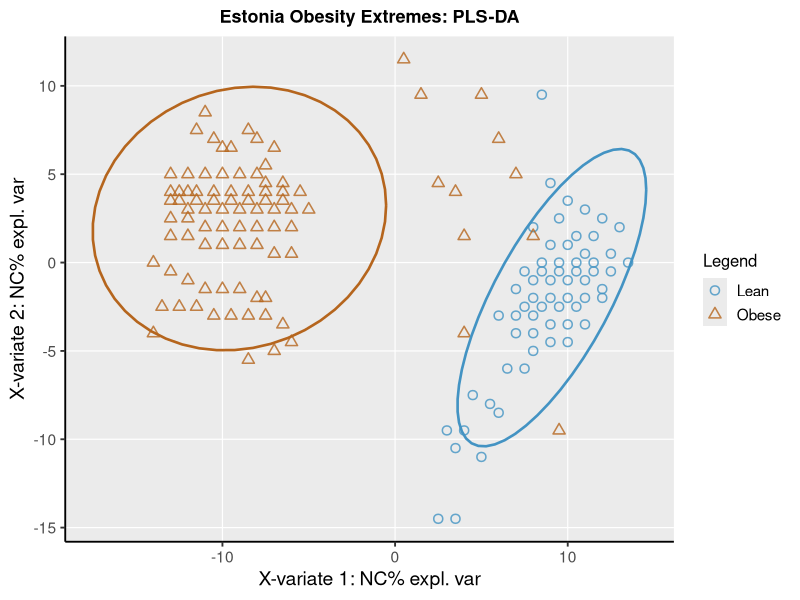

Here is the R script that generated this plot:
library(ggplot2)
library(RColorBrewer)

df = read.csv("data.csv", stringsAsFactors = FALSE)
df$group = factor(df$group, levels = c("Lean", "Obese"))

# Colors matching original: Lean = steel blue, Obese = burnt orange
group_colors = c("Lean" = "#4393C3", "Obese" = "#B5651D")
group_shapes = c("Lean" = 1, "Obese" = 2)  # circle (open), triangle (open)

p = ggplot(df, aes(x = xvar1, y = xvar2, color = group, shape = group)) +
  geom_point(size = 2.5, alpha = 0.8, stroke = 0.8) +
  stat_ellipse(
    aes(color = group),
    level     = 0.95,
    linewidth = 0.9,
    show.legend = FALSE
  ) +
  scale_color_manual(values = group_colors, name = "Legend") +
  scale_shape_manual(values = group_shapes, name = "Legend") +
  labs(
    title = "Estonia Obesity Extremes: PLS-DA",
    x     = "X-variate 1: NC% expl. var",
    y     = "X-variate 2: NC% expl. var"
  ) +
  theme_classic(base_size = 14) +
  theme(
    plot.title       = element_text(face = "bold", hjust = 0.5, size = 13),
    panel.background = element_rect(fill = "grey92", color = NA),
    panel.grid.major = element_line(color = "white", linewidth = 0.4),
    legend.title     = element_text(size = 12),
    legend.text      = element_text(size = 11)
  )

ggsave("plot.png", p, width = 5, height = 4, dpi = 800)
